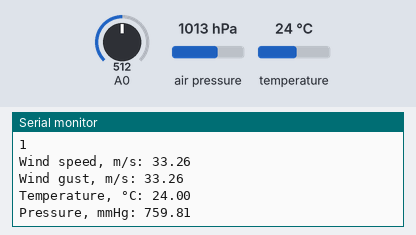
This program was run on a simulated ESP8266 (NodeMCU). Parts: the last lines printed to the serial monitor. The test bench sets the inputs (shaded band); at power-on: A0 = 512, air pressure 1013 hPa, temperature 24 °C. WiFi joins after 1.5 s; servers stay silent unless stated.

Above: at 3.0 s.
3.1 s: A0 set to 716
At 4.4 s:
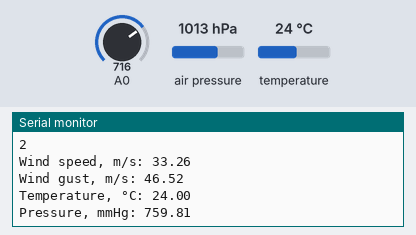
4.6 s: A0 set to 900
At 5.4 s:
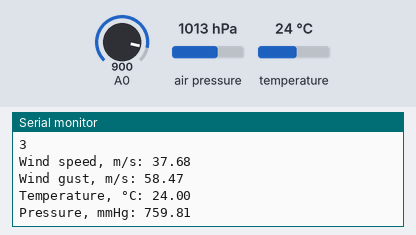
Timing chart, 0 to 7.6 s (numbered marks = the images above; inputs shaded):
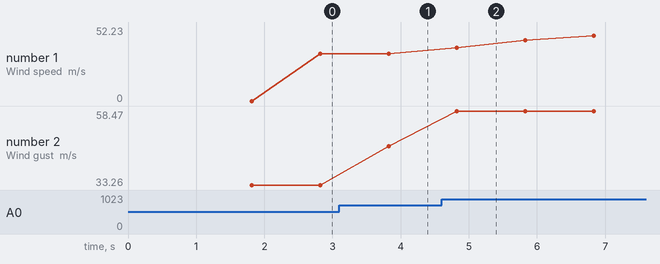

The program:

main.cpp
```cpp
#include <Wire.h>
#include <Adafruit_BMP280.h>
#include <EEPROM.h>
#include <ESP8266WiFi.h>
#include <WiFiClient.h>
#include <ESP8266WebServer.h>
#include <ArduinoJson.h>

#define SERIAL_DEBUG = true;

#define STASSID "Jan-network"
#define STAPSK "K54fXzuu"
#define SVR_PORT 80

#define WIFI_CHECK_INTERVAL 1000L
#define MAX_WIND_VALUES 200

const char* ssid = STASSID;
const char* password = STAPSK;

const char* www_username = "axiom";
const char* www_password = "MM6ZJhkGUxrr";

Adafruit_BMP280 bmp;
ESP8266WebServer webServer(SVR_PORT);

int BMP280;

float windSpeed[MAX_WIND_VALUES];
unsigned int iterationNo = 0;

struct measuredData{
  float temp = 0.0;
  float pressure = 0.0;
  float windSpeed = 0;
  float windGust = 0;
};
measuredData measure;

struct settingsData{
  float anemometrK = 15.3925;
  int tempMesaureInterval = 60;
  int pressureMesaureInterval = 60;
};
settingsData settings;

void readSettings() {
  EEPROM.begin(4);
  uint16_t settingsSize = 0;
  EEPROM.get(0, settingsSize);
  EEPROM.end();

  // read only if saved structure has the same size as actual
  if(settingsSize == sizeof(settings)) {
    EEPROM.begin(sizeof(settings));
    EEPROM.get(0, settings);
    EEPROM.end();
  }
}

void saveSettings() {
  EEPROM.begin(sizeof(uint16_t));
  uint16_t size = sizeof(settings);
  EEPROM.put(0, size);
  EEPROM.commit();
  EEPROM.end();

  EEPROM.begin(sizeof(settings));
  EEPROM.put(0, settings);
  EEPROM.commit();
  EEPROM.end();
}

void measureTP() {
  if(BMP280) {
    if(iterationNo % settings.tempMesaureInterval == 0) measure.temp = bmp.readTemperature();
    if(iterationNo % settings.pressureMesaureInterval == 0) measure.pressure = bmp.readPressure() * 0.007500615;
  }
}

void measureWindSpeed() {

  windSpeed[iterationNo % MAX_WIND_VALUES] = float(analogRead(0)) / settings.anemometrK;

  float maxVal = 0;
  float avgVal = 0;
  int pointCnt = 0;

  for(byte i = 0; i < MAX_WIND_VALUES; i++) {
    if(windSpeed[i] > maxVal) maxVal = windSpeed[i];
    if(i < iterationNo) {
      avgVal += windSpeed[i];
      pointCnt++;
    }
  }

  measure.windGust = maxVal;
  if(pointCnt > 0) measure.windSpeed = avgVal / pointCnt;
}

void connectWiFi() {

  webServer.stop();

  int status = WL_IDLE_STATUS;

  int retryCnt = 20;
  while (status != WL_CONNECTED) {
    status = WiFi.begin(ssid, password);
    #ifdef SERIAL_DEBUG
      Serial.print(".");
    #endif
    delay(300);
    if(retryCnt-- < 0) break;
  }

  if(status == WL_CONNECTED) webServer.begin();

  #ifdef SERIAL_DEBUG
    Serial.print(" IP: ");
    Serial.println(WiFi.localIP());
    Serial.println();
  #endif
}

void check_WiFi() {

  static uint32_t checkwifi_timeout = 0;
  static uint32_t current_millis;

  current_millis = millis();

  if ((current_millis > checkwifi_timeout) || (checkwifi_timeout == 0)) {

    if (WiFi.status() != WL_CONNECTED) {
      #ifdef SERIAL_DEBUG
        Serial.println(F("\nWiFi lost, trying reconnect"));
      #endif
      connectWiFi();
    }

    checkwifi_timeout = current_millis + WIFI_CHECK_INTERVAL;
  }

}

void handleRoot() {

  if (!webServer.authenticate(www_username, www_password)) {
    return webServer.requestAuthentication();
  }

  JsonDocument json;

  json["temp"] = measure.temp;
  json["pressure"] = measure.pressure;
  json["wind"] = measure.windSpeed;
  json["gusts"] = measure.windGust;

  String outStr;

  serializeJson(json, outStr);

  webServer.send(
    200,
    "application/json",
    outStr
  );
}

void handleNotFound() {
  webServer.send(
    404,
    "text/plain",
    "Not found"
  );
}

void setup() {

  webServer.on("/", handleRoot);
  webServer.onNotFound(handleNotFound);

  #ifdef SERIAL_DEBUG
    Serial.begin(115200);
    while ( !Serial ) delay(100);   // wait for native usb

    Serial.println(F("Init BMP280"));
  #endif

  connectWiFi();

  BMP280 = bmp.begin(0x76);
  if (BMP280) {
    /* Default settings from datasheet. */
    bmp.setSampling(Adafruit_BMP280::MODE_NORMAL,     /* Operating Mode. */
                    Adafruit_BMP280::SAMPLING_X2,     /* Temp. oversampling */
                    Adafruit_BMP280::SAMPLING_X16,    /* Pressure oversampling */
                    Adafruit_BMP280::FILTER_X16,      /* Filtering. */
                    Adafruit_BMP280::STANDBY_MS_500); /* Standby time. */
    #ifdef SERIAL_DEBUG
      Serial.println(F("BMP280 initialized"));
    #endif
  }
}

void loop() {

  check_WiFi();

  measureTP();
  measureWindSpeed();

  #ifdef SERIAL_DEBUG
    Serial.println(iterationNo);
    Serial.print(F("Wind speed, m/s: ")); Serial.println(measure.windSpeed);
    Serial.print(F("Wind gust, m/s: ")); Serial.println(measure.windGust);
    Serial.print(F("Temperature, °C: ")); Serial.println(measure.temp);
    Serial.print(F("Pressure, mmHg: ")); Serial.println(measure.pressure);
    Serial.println();
  #endif

  int waitStart = millis();
  while(millis() - waitStart < 1000) {
    webServer.handleClient();
  }

  iterationNo++;
  if(iterationNo > 65530) iterationNo = 0;
}
```

Measured:
- after the input at 3.1 s, the serial monitor: prints a new line after 0.72 s (image 1)
- after the input at 4.6 s, the serial monitor: prints a new line after 0.23 s (image 2)
- plotted number 1: 33.26 → 52.23 after the input at 4.6 s
- plotted number 2: 33.26 → 46.52 after the input at 3.1 s, 46.52 → 58.47 after the input at 4.6 s
